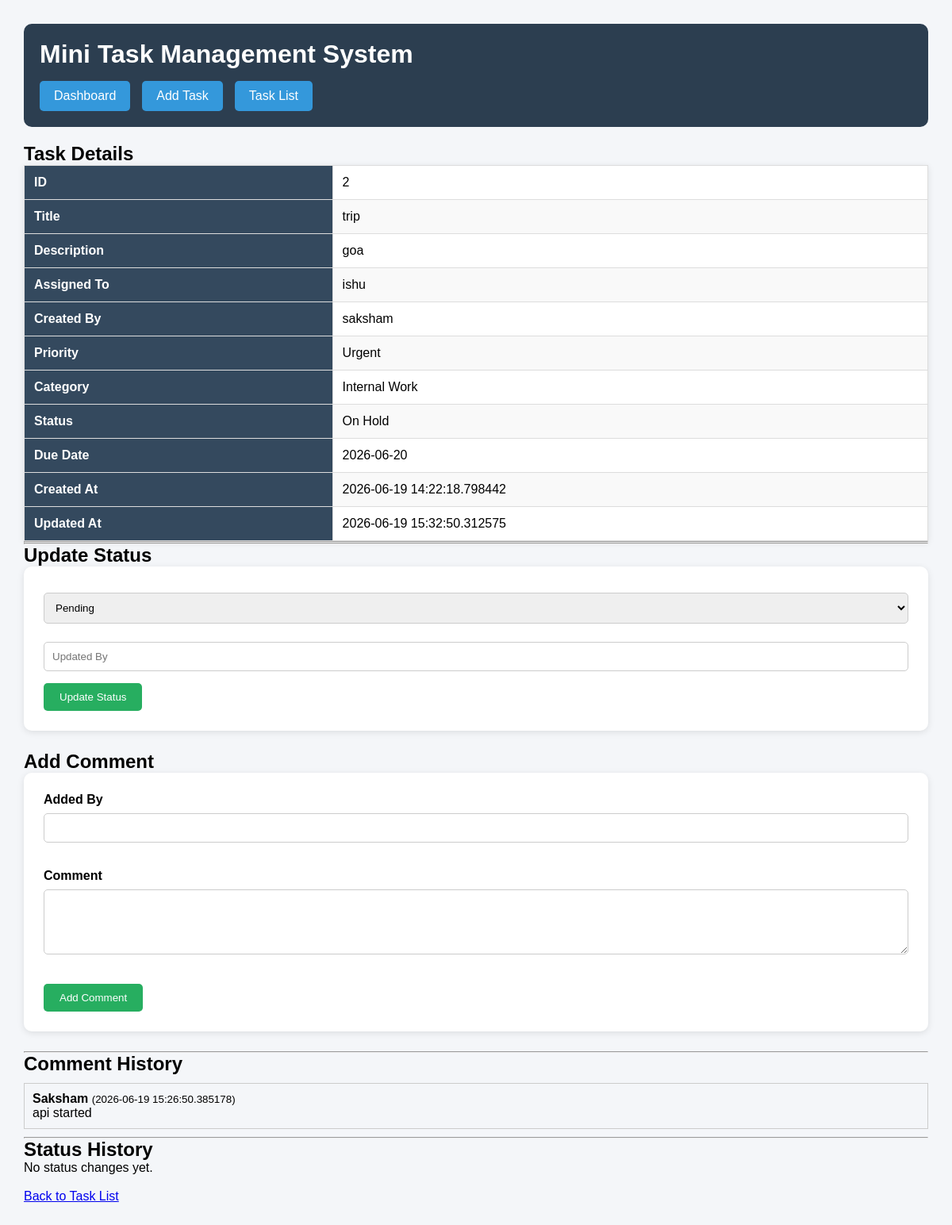
The app's page /task/2 with its own data.
### app/models.py (models this page shows)
class Task(Base):
    __tablename__ = 'tasks'
    id = Column(Integer,primary_key=True, index = True)
    title = Column(String,nullable=False)
    description = Column(Text)
    assigned_to = Column(String, nullable=False)
    created_by = Column(String, nullable= False)
    priority = Column(String, nullable=False)
    due_date = Column(DateTime, nullable=False)
    category = Column(String)
    status = Column(String, default="Pending")
    created_at = Column(DateTime, default=datetime.now)
    updated_at = Column(
        DateTime,
        default=datetime.now,
        onupdate=datetime.now
    )
    completed_at = Column(DateTime, nullable=True)
    comments = relationship(
        "Comment",
        back_populates="task"
    )
    histories = relationship(
        "TaskHistory",
        back_populates="task"
    )

class Comment(Base):
    __tablename__ = "comments"
    id = Column(Integer, primary_key=True)
    task_id = Column(
        Integer,
        ForeignKey("tasks.id")
    )
    message = Column(Text)
    added_by = Column(String)
    created_at = Column(
        DateTime,
        default=datetime.now
    )
    task = relationship(
        "Task",
        back_populates="comments"
    )

### app/main.py (the view)
@app.get("/task/{task_id}")
def task_detail(
    task_id: int,
    request: Request,
    db: Session = Depends(get_db)
):
    task = db.query(
        models.Task
        ).filter(
            models.Task.id == task_id
            ).first()
    comments = db.query(
        models.Comment
        ).filter(
            models.Comment.task_id == task_id
            ).order_by(
                models.Comment.created_at.desc()
                ).all()
    histories = db.query(
        models.TaskHistory
        ).filter(
            models.TaskHistory.task_id == task_id
            ).order_by(
                models.TaskHistory.changed_at.desc()
                ).all()
    return templates.TemplateResponse(
        "task_detail.html",
        {
            "request": request,
            "task": task,
            "comments":comments
        }
    )

### app/templates/task_detail.html (shortened to what this page needs)
{% extends "base.html" %}
{% block content %}
<h2>Task Details</h2>
<table border="1">
<tr>
    <th>ID</th>
    <td>{{ task.id }}</td>
</tr>
<tr>
    <th>Title</th>
    <td>{{ task.title }}</td>
</tr>
<tr>
    <th>Description</th>
    <td>{{ task.description }}</td>
</tr>
<tr>
    <th>Assigned To</th>
    <td>{{ task.assigned_to }}</td>
</tr>
<tr>
    <th>Created By</th>
    <td>{{ task.created_by }}</td>
</tr>
<tr>
    <th>Priority</th>
    <td>{{ task.priority }}</td>
</tr>
<tr>
    <th>Category</th>
    <td>{{ task.category }}</td>
</tr>
<tr>
    <th>Status</th>
    <td>{{ task.status }}</td>
</tr>
<tr>
    <th>Due Date</th>
    <td>{{ task.due_date.date() }}</td>
</tr>
<tr>
    <th>Created At</th>
    <td>{{ task.created_at }}</td>
</tr>
<tr>
    <th>Updated At</th>
    <td>{{ task.updated_at }}</td>
</tr>
</table>
<hr>
<hr>
<h2>Update Status</h2>
<form method="post"
      action="/task/{{ task.id }}/status">
    <select name="new_status">
        <option value="Pending">Pending</option>
    </select>
    <input
        type="text"
        name="changed_by"
        placeholder="Updated By"
        required
    >
    <button type="submit">
        Update Status
    </button>
</form>
<h2>Add Comment</h2>
<form method="post"
      action="/task/{{ task.id }}/comment">
    <label>Added By</label><br>
    <input type="text"
           name="added_by"
           required>
    <br><br>
    <label>Comment</label><br>
    <textarea
        name="message"
        rows="4"
        cols="50"
        required>
    </textarea>
    <br><br>
    <button type="submit">
        Add Comment
    </button>
</form>
<hr>
<h2>Comment History</h2>
{% if comments %}
    {% for comment in comments %}
        <div style="
            border:1px solid #ccc;
            padding:10px;
            margin:10px 0;
        ">
            <strong>
                {{ comment.added_by }}
            </strong>
            <small>
                ({{ comment.created_at }})
            </small>
            <p>
                {{ comment.message }}
            </p>
        </div>
    {% endfor %}
{% else %}
    <p>No comments added yet.</p>
{% endif %}
<hr>
<h2>Status History</h2>
{% if histories %}
<table border="1">
    <tr>
        <th>Old Status</th>
        <th>New Status</th>
        <th>Changed By</th>
        <th>Changed At</th>
    </tr>
    {% for history in histories %}
    <tr>
        <td>{{ history.old_status }}</td>
        <td>{{ history.new_status }}</td>
        <td>{{ history.changed_by }}</td>
        <td>{{ history.changed_at }}</td>
    </tr>
    {% endfor %}
</table>
{% else %}
<p>No status changes yet.</p>
{% endif %}
<br>
<a href="/tasks">
    Back to Task List
</a>
{% endblock %}

### app/static/style.css (style rules this page uses)
* { margin:0; padding:0; box-sizing:border-box; font-family: Arial, sans-serif; }
body { background:#f4f6f9; padding:30px; }
form { background:white; padding:25px; border-radius:10px; box-shadow:0 2px 8px rgba(0,0,0,0.1); margin-bottom:25px; }
label { font-weight:bold; }
input, textarea, select { width:100%; padding:10px; margin-top:8px; margin-bottom:15px; border:1px solid #ccc; border-radius:5px; }
button { background:#27ae60; color:white; border:none; padding:10px 20px; border-radius:5px; cursor:pointer; }
table { width:100%; border-collapse:collapse; background:white; box-shadow:0 2px 8px rgba(0,0,0,0.1); }
table th { background:#34495e; color:white; }
table th, table td { padding:12px; border:1px solid #ddd; text-align:left; }
table tr:nth-child(even) { background:#f9f9f9; }

### records on screen
Task: id "2", title "trip", description "goa", assigned_to "ishu", created_by "saksham", priority "Urgent", category "Internal Work", status "On Hold", due_date "2026-06-20", created_at "2026-06-19 14:22:18.798442", updated_at "2026-06-19 15:32:50.312575"
Comment: added_by "Saksham", created_at "2026-06-19 15:26:50.385178", message "api started"
